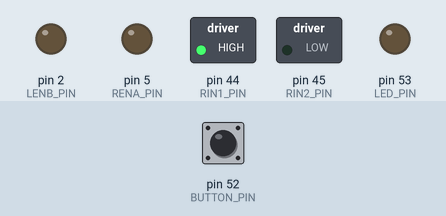
Recording of a sketch running on a simulated Arduino Mega 2560, built with avr-gcc and run on an emulated ATmega2560. Parts: switched loads named in the sketch (green lamp = pin HIGH), output pins drawn as LEDs (lit = HIGH). Inputs (shaded band) come from the test bench; at power-on: pin 52 (BUTTON_PIN) HIGH. Pins used as bus, display or sensor lines are not drawn.

Above: at 1.2 s.
1.3 s: pin 52 (BUTTON_PIN) pulled LOW for 0.15 s
At 1.6 s:
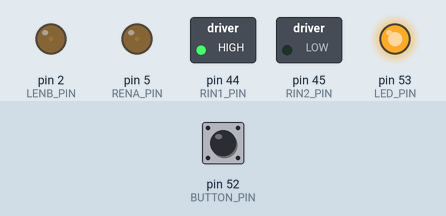
At 6.0 s:
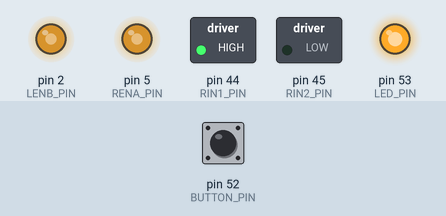
Timing chart, 0 to 11.9 s (numbered marks = the images above; inputs shaded):
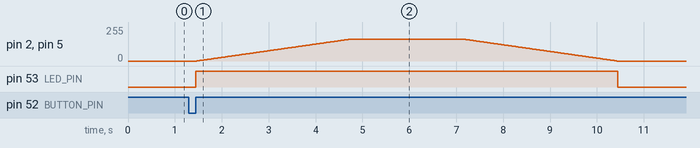

Measured:
- after the input at 1.3 s, pin 2 (LENB_PIN), pin 5 (RENA_PIN): rises from 0/255 to 165/255 in 3.3 s, then falls to 0/255 in 5.7 s; pin 53 (LED_PIN): LOW → HIGH after 0.15 s, → LOW 9.0 s later

The sketch:

motor_test.ino
```cpp
// Pin definitions
#define BUTTON_PIN 52
#define LED_PIN 53

bool start = false;

//Left Back
// #define LENA_PIN 3   // PWM
// #define LIN1_PIN 36   // Direction pin 1
// #define LIN2_PIN 37   // Direction pin 2

//Left Forward
#define LENB_PIN 2   // PWM
#define LIN3_PIN 34   // Direction pin 1
#define LIN4_PIN 35   // Direction pin 2
//Encoder
#define L_SENSORA 18 // interrupt
#define L_SENSORB 19 // interrupt

//Right Forward
#define RENA_PIN 5   // PWM
#define RIN1_PIN 44   // Direction pin 1
#define RIN2_PIN 45   // Direction pin 2
//Encoder
#define L_SENSORA 20 // interrupt
#define L_SENSORB 21 // interrupt

//Right Back
// #define RENB_PIN 4   // PWM
// #define RIN3_PIN 46   // Direction pin 1
// #define RIN4_PIN 47   // Direction pin 2

int max_speed = 165;
int time_in_motion = 2350;

void setup() {
  pinMode(BUTTON_PIN, INPUT_PULLUP);
  pinMode(LED_PIN, OUTPUT);
  // Serial.begin(9600);

  // pinMode(LENA_PIN, OUTPUT);
  // pinMode(LIN1_PIN, OUTPUT);
  // pinMode(LIN2_PIN, OUTPUT);

  pinMode(LENB_PIN, OUTPUT);
  pinMode(LIN3_PIN, OUTPUT);
  pinMode(LIN4_PIN, OUTPUT);

  pinMode(RENA_PIN, OUTPUT);
  pinMode(RIN1_PIN, OUTPUT);
  pinMode(RIN2_PIN, OUTPUT);

  // pinMode(RENB_PIN, OUTPUT);
  // pinMode(RIN3_PIN, OUTPUT);
  // pinMode(RIN4_PIN, OUTPUT);

  // Set direction: forward
  //left back
  // digitalWrite(LIN1_PIN, HIGH);
  // digitalWrite(LIN2_PIN, HIGH);

  //left forward
  digitalWrite(LIN3_PIN, LOW);
  digitalWrite(LIN4_PIN, HIGH);

  //right forward
  digitalWrite(RIN1_PIN, HIGH);
  digitalWrite(RIN2_PIN, LOW);

  // digitalWrite(RIN3_PIN, HIGH);
  // digitalWrite(RIN4_PIN, HIGH);
}

void loop() {
  // Serial.println(digitalRead(BUTTON_PIN));
  if (digitalRead(BUTTON_PIN) == 0){
    start = true;

    while(digitalRead(BUTTON_PIN) == 0);
  }

  if (start) {
    digitalWrite(LED_PIN, HIGH);

    //starting seesaw
    for (int speed = 0; speed <= max_speed; speed++) {
      // analogWrite(LENA_PIN, speed);
      analogWrite(LENB_PIN, speed);
      analogWrite(RENA_PIN, speed);
      // analogWrite(RENB_PIN, speed);
      delay(20);
    }

    delay(time_in_motion);

    for (int speed = max_speed; speed >= 0; speed--) {
      // analogWrite(LENA_PIN, speed);
      analogWrite(LENB_PIN, speed);
      analogWrite(RENA_PIN, speed);
      // analogWrite(RENB_PIN, speed);
      delay(20);
    }

    // delay(1000);

    // for (int speed = 0; speed <= 40; speed++) {
    //   analogWrite(LENA_PIN, speed);
    //   analogWrite(LENB_PIN, speed);
    //   analogWrite(RENA_PIN, speed);
    //   analogWrite(RENB_PIN, speed);
    //   delay(20);
    // }

    // delay(1000);

    // for (int speed = 40; speed >= 0; speed--) {
    //   analogWrite(LENA_PIN, speed);
    //   analogWrite(LENB_PIN, speed);
    //   analogWrite(RENA_PIN, speed);
    //   analogWrite(RENB_PIN, speed);
    //   delay(20);
    // }

    // //Reverse the direction
    // //left forward
    // digitalWrite(LIN3_PIN, HIGH);
    // digitalWrite(LIN4_PIN, LOW);

    // //right forward
    // digitalWrite(RIN1_PIN, HIGH);
    // digitalWrite(RIN2_PIN, LOW);

    // for (int speed = 0; speed <= max_speed; speed++) {
    //   analogWrite(LENA_PIN, speed);
    //   analogWrite(LENB_PIN, speed);
    //   analogWrite(RENA_PIN, speed);
    //   analogWrite(RENB_PIN, speed);
    //   delay(20);
    // }

    // delay(1000);

    // for (int speed = max_speed; speed >= 0; speed--) {
    //   analogWrite(LENA_PIN, speed);
    //   analogWrite(LENB_PIN, speed);
    //   analogWrite(RENA_PIN, speed);
    //   analogWrite(RENB_PIN, speed);
    //   delay(20);
    // }

    //

    // //Turn Left
    // //left forward
    // digitalWrite(LIN3_PIN, LOW);
    // digitalWrite(LIN4_PIN, HIGH);

    // //right forward
    // digitalWrite(RIN1_PIN, HIGH);
    // digitalWrite(RIN2_PIN, LOW);

    // for (int speed = 0; speed <= max_speed; speed++) {
    //   analogWrite(LENA_PIN, speed);
    //   analogWrite(LENB_PIN, speed);
    //   analogWrite(RENA_PIN, speed);
    //   analogWrite(RENB_PIN, speed);
    //   delay(20);
    // }

    // delay(1000);

    // for (int speed = max_speed; speed >= 0; speed--) {
    //   analogWrite(LENA_PIN, speed);
    //   analogWrite(LENB_PIN, speed);
    //   analogWrite(RENA_PIN, speed);
    //   analogWrite(RENB_PIN, speed);
    //   delay(20);
    // }

    digitalWrite(LED_PIN, LOW);
    start = false;

    // delay(1000); // Pause before repeating
  }
  delay(10);
}
```
